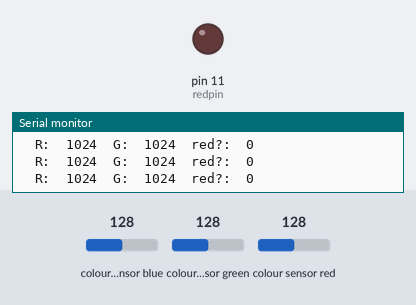
The sketch below on a simulated Arduino Uno, built with avr-gcc and run on an emulated ATmega328P. On the bench: output pins drawn as LEDs (lit = HIGH), the last lines printed to the serial monitor. Inputs (shaded band) come from the test bench; at power-on: colour sensor red 128, colour sensor blue 128, colour sensor green 128.

Above: at 3.2 s.
3.3 s: colour sensor red set to 162
4.8 s: colour sensor red set to 170
At 5.3 s:
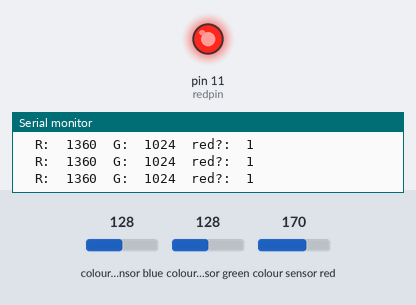
6.3 s: colour sensor red set to 5
At 6.7 s:
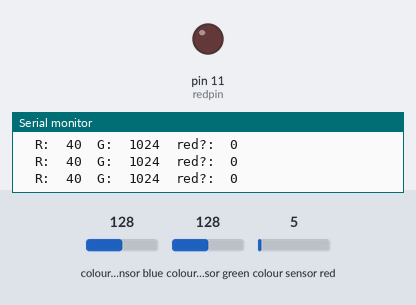
7.8 s: colour sensor red set to 191
At 8.6 s:
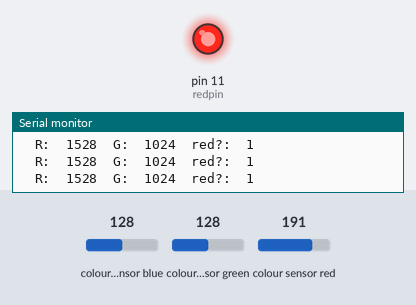
Timing chart, 0 to 10.3 s (numbered marks = the images above; inputs shaded):
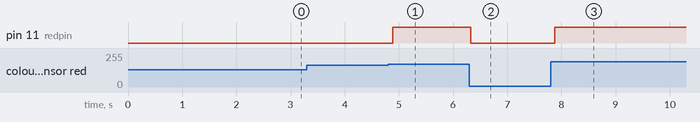

Measured:
- the behaviour switches between 166 and 167 on colour sensor red (found by bisection; images 0 and 1)
- after the input at 4.8 s, pin 11 (redpin): LOW → HIGH after 0.08 s
- after the input at 6.3 s, pin 11 (redpin): HIGH → LOW at once
- after the input at 7.8 s, pin 11 (redpin): LOW → HIGH after 0.08 s

The sketch:

maslab_colorview.ino
```cpp
#include <Wire.h>
#include "Adafruit_TCS34725.h"

#define redpin 11

Adafruit_TCS34725 tcs = Adafruit_TCS34725(TCS34725_INTEGRATIONTIME_50MS, TCS34725_GAIN_4X);

void setup() {
  Serial.begin(9600);
  delay(2000);
  Serial.println("Color View Test!");

  if (tcs.begin()) {
    Serial.println("Found sensor");
  } else {
    Serial.println("No TCS34725 found ... check your connections");
    while (1); // halt!
  }

  // use these three pins to drive an LED
  pinMode(redpin, OUTPUT);
}


void loop() {
  uint16_t clear, red, green, blue;

  tcs.setInterrupt(false);      // turn on LED

  delay(60);  // takes 50ms to read

  tcs.getRawData(&red, &green, &blue, &clear);
  tcs.setInterrupt(true);  // turn off LED

  //Serial.print("C:\t"); Serial.print(clear);
  Serial.print("\tR:\t"); Serial.print(red);
  Serial.print("\tG:\t"); Serial.print(green);
  //Serial.print("\tB:\t"); Serial.print(blue);

  boolean isred = (red > 1335);
  if (isred) {
    digitalWrite(redpin, HIGH);
  } else {
    digitalWrite(redpin, LOW);
  }
  Serial.print("\tred?:\t"); Serial.print(isred);
  Serial.print("\n");
}
```
